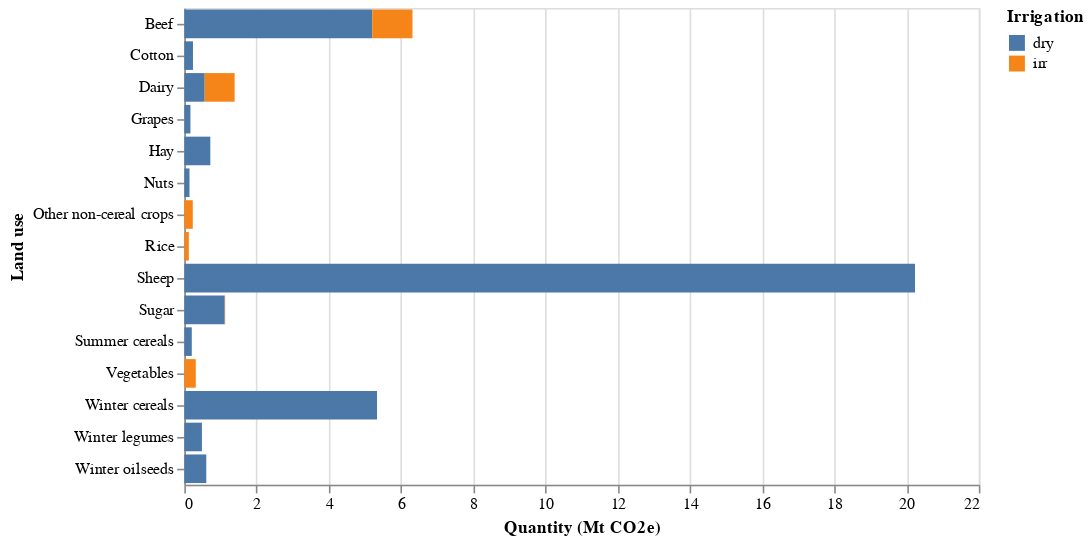

Notebook code cell kept with this figure:
### Markdown cell above
#### 1-3) Emissions by lu-lm cmobined

### Code cell
# get the df and plot
GHG_lu_lm_df,GHG_lu_lm_plot = ag_lucc_GHG.plot_GHG_lu_lm(2050)
GHG_lu_lm_plot

### Figure 1 — Vega-Lite specification as saved in the notebook (floating-point values rounded to 4 significant figures)
{"config": {"view": {"continuousWidth": 300, "continuousHeight": 300}}, "data": {"name": "data-89a1ef70a9e04da6848c70d312385637"}, "mark": {"type": "bar"}, "encoding": {"color": {"field": "Irrigation", "type": "nominal"}, "tooltip": [{"field": "Land use", "title": "Landuse", "type": "ordinal"}, {"field": "Quantity (Mt CO2e)", "title": "GHG emissions (Mt CO2e)", "type": "quantitative"}], "x": {"field": "Quantity (Mt CO2e)", "type": "quantitative"}, "y": {"field": "Land use", "type": "ordinal"}}, "width": 500, "$schema": "https://vega.github.io/schema/vega-lite/v5.15.1.json", "datasets": {"data-89a1ef70a9e04da6848c70d312385637": [{"Year": 2050, "Land use category": "Crop", "Land use": "Cotton", "Irrigation": "dry", "Quantity (Mt CO2e)": 0.2394}, {"Year": 2050, "Land use category": "Crop", "Land use": "Cotton", "Irrigation": "irr", "Quantity (Mt CO2e)": 0.0}, {"Year": 2050, "Land use category": "Crop", "Land use": "Grapes", "Irrigation": "dry", "Quantity (Mt CO2e)": 0.1691}, {"Year": 2050, "Land use category": "Crop", "Land use": "Grapes", "Irrigation": "irr", "Quantity (Mt CO2e)": 0.0}, {"Year": 2050, "Land use category": "Crop", "Land use": "Hay", "Irrigation": "dry", "Quantity (Mt CO2e)": 0.7201}, {"Year": 2050, "Land use category": "Crop", "Land use": "Hay", "Irrigation": "irr", "Quantity (Mt CO2e)": 0.0}, {"Year": 2050, "Land use category": "Crop", "Land use": "Nuts", "Irrigation": "dry", "Quantity (Mt CO2e)": 0.1434}, {"Year": 2050, "Land use category": "Crop", "Land use": "Nuts", "Irrigation": "irr", "Quantity (Mt CO2e)": 0.0}, {"Year": 2050, "Land use category": "Crop", "Land use": "Other non-cereal crops", "Irrigation": "dry", "Quantity (Mt CO2e)": 0.0}, {"Year": 2050, "Land use category": "Crop", "Land use": "Other non-cereal crops", "Irrigation": "irr", "Quantity (Mt CO2e)": 0.234}, {"Year": 2050, "Land use category": "Crop", "Land use": "Rice", "Irrigation": "dry", "Quantity (Mt CO2e)": 0.0}, {"Year": 2050, "Land use category": "Crop", "Land use": "Rice", "Irrigation": "irr", "Quantity (Mt CO2e)": 0.1242}, {"Year": 2050, "Land use category": "Crop", "Land use": "Sugar", "Irrigation": "dry", "Quantity (Mt CO2e)": 1.118}, {"Year": 2050, "Land use category": "Crop", "Land use": "Sugar", "Irrigation": "irr", "Quantity (Mt CO2e)": 0.01254}, {"Year": 2050, "Land use category": "Crop", "Land use": "Summer cereals", "Irrigation": "dry", "Quantity (Mt CO2e)": 0.2066}, {"Year": 2050, "Land use category": "Crop", "Land use": "Summer cereals", "Irrigation": "irr", "Quantity (Mt CO2e)": 0.0}, {"Year": 2050, "Land use category": "Crop", "Land use": "Vegetables", "Irrigation": "dry", "Quantity (Mt CO2e)": 0.0}, {"Year": 2050, "Land use category": "Crop", "Land use": "Vegetables", "Irrigation": "irr", "Quantity (Mt CO2e)": 0.3176}, {"Year": 2050, "Land use category": "Crop", "Land use": "Winter cereals", "Irrigation": "dry", "Quantity (Mt CO2e)": 5.337}, {"Year": 2050, "Land use category": "Crop", "Land use": "Winter cereals", "Irrigation": "irr", "Quantity (Mt CO2e)": 0.0}, {"Year": 2050, "Land use category": "Crop", "Land use": "Winter legumes", "Irrigation": "dry", "Quantity (Mt CO2e)": 0.4873}, {"Year": 2050, "Land use category": "Crop", "Land use": "Winter legumes", "Irrigation": "irr", "Quantity (Mt CO2e)": 0.0}, {"Year": 2050, "Land use category": "Crop", "Land use": "Winter oilseeds", "Irrigation": "dry", "Quantity (Mt CO2e)": 0.6082}, {"Year": 2050, "Land use category": "Crop", "Land use": "Winter oilseeds", "Irrigation": "irr", "Quantity (Mt CO2e)": 0.0}, {"Year": 2050, "Land use category": "Livestock", "Land use": "Beef", "Irrigation": "dry", "Quantity (Mt CO2e)": 5.202}, {"Year": 2050, "Land use category": "Livestock", "Land use": "Beef", "Irrigation": "irr", "Quantity (Mt CO2e)": 1.115}, {"Year": 2050, "Land use category": "Livestock", "Land use": "Dairy", "Irrigation": "dry", "Quantity (Mt CO2e)": 0.5643}, {"Year": 2050, "Land use category": "Livestock", "Land use": "Dairy", "Irrigation": "irr", "Quantity (Mt CO2e)": 0.8287}, {"Year": 2050, "Land use category": "Livestock", "Land use": "Sheep", "Irrigation": "dry", "Quantity (Mt CO2e)": 20.23}, {"Year": 2050, "Land use category": "Livestock", "Land use": "Sheep", "Irrigation": "irr", "Quantity (Mt CO2e)": 0.0}]}}
